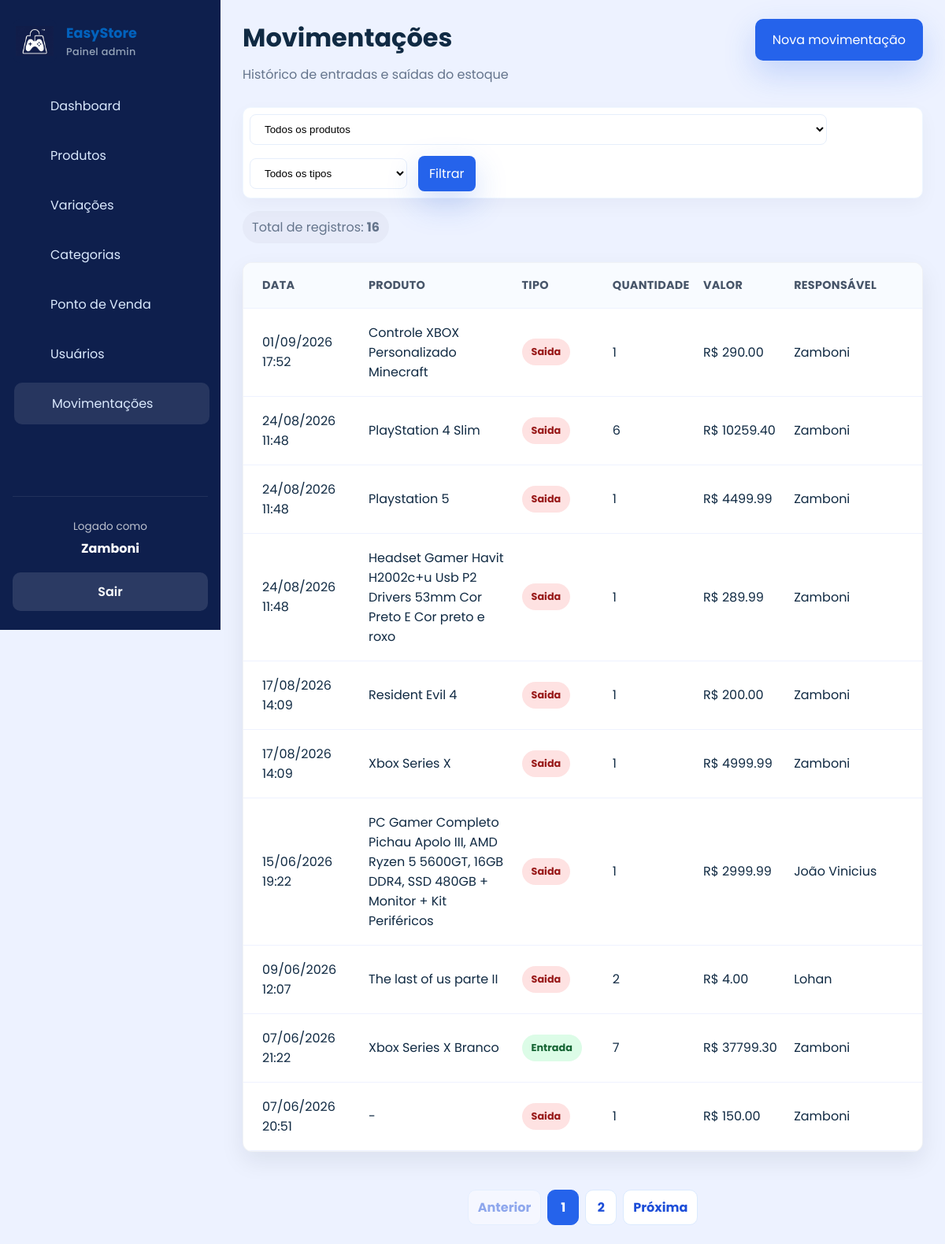
The app's page /movimentacoes/ (signed in) with its own data.
### app/models/usuario.py (models this page shows)
class Usuario(Base):
    __tablename__ = "usuarios"
    id = Column(Integer, primary_key=True, autoincrement=True)
    nome = Column(String(167), nullable=False)
    email = Column(String(167), unique=True, index=True, nullable=False)
    senha_hash = Column(String(255), nullable=False)
    role = Column(String(20), nullable=False, default="operador")
    ativo = Column(Boolean, default=True)
    criado_em = Column(DateTime, server_default=func.now())
    xp_total = Column(Integer, nullable=False, default=0)
    nivel = Column(Integer, nullable=False, default=1)
    moedas_resgate = Column(Integer, nullable=False, default=0)
    cliente_perfil = relationship(
        "Cliente",
        back_populates="usuario",
        uselist=False,
    )

### app/models/movimentacao.py (models this page shows, shortened)
class Movimentacao(Base):
    __tablename__ = "movimentacoes"
    id = Column(Integer, primary_key=True, autoincrement=True, index=True)
    tipo = Column(Enum(Tipo_de_movimentacao), nullable=False)
    quantidade = Column(Integer, nullable=False)
    preco_unitario = Column(Float, nullable=False, default=0.0)
    observacao = Column(String(255), nullable=True)
    criando_em = Column(DateTime, server_default=func.now())
    produto_id = Column(Integer, ForeignKey("produtos.id", ondelete="CASCADE"), nullable=False)
    usuario_id = Column(Integer, ForeignKey("usuarios.id", ondelete="SET NULL"), nullable=False)
    produto = relationship(
        "Produto",
        backref=backref("movimentacoes", cascade="all, delete-orphan", passive_deletes=True),
    )
    usuario = relationship("Usuario", backref="movimentacoes")

### app/models/produto.py (models this page shows, shortened)
class Produto(Base):
    __tablename__ = "produtos"
    id = Column(Integer, primary_key=True, autoincrement=True, index=True)
    nome = Column(String(167), nullable=False, index=True)
    preco = Column(Float, nullable=False, default=0.0)
    plataforma = Column(String(100), nullable=False)
    descricao = Column(String(255), nullable=True)
    estoque_atual = Column(Integer, nullable=False, default=0)
    estoque_minimo = Column(Integer, nullable=False, default=5)
    ativo = Column(Boolean, default=True)
    imagem_path = Column(String(255), nullable=True)
    categoria_id = Column(Integer, ForeignKey("categorias.id", ondelete="SET NULL"), nullable=True)
    categoria = relationship("Categoria", back_populates="produtos")
    variacoes = relationship("ProdutoVariacao", back_populates="produto", cascade="all, delete-orphan")

### app/controllers/movimentacao_controller.py (the view)
@router.get("/")
def listar_movimentacoes(
    request: Request,
    produto_id: int = 0,
    tipo: str = "",
    pagina: int = 1,
    por_pagina: int = 10,
    db: Session = Depends(get_db),
    usuario=Depends(get_admin),
):
    query = db.query(Movimentacao).order_by(Movimentacao.criando_em.desc())
    if produto_id:
        query = query.filter(Movimentacao.produto_id == produto_id)
    if tipo in {item.value for item in Tipo_de_movimentacao}:
        query = query.filter(Movimentacao.tipo == Tipo_de_movimentacao(tipo))
    total_movimentacoes = query.count()
    por_pagina = min(max(por_pagina, 1), 10)
    total_paginas = math.ceil(total_movimentacoes / por_pagina) if total_movimentacoes else 1
    pagina = min(max(pagina, 1), total_paginas)
    movimentacoes = query.offset((pagina - 1) * por_pagina).limit(por_pagina).all()
    produtos = db.query(Produto).filter(Produto.ativo == True).order_by(Produto.nome).all()
    return templates.TemplateResponse(
        request,
        "admin/movimentacoes.html",
        {
            "request": request,
            "usuario": usuario,
            "movimentacoes": movimentacoes,
            "produtos": produtos,
            "produto_id": produto_id,
            "tipo": tipo,
            "pagina": pagina,
            "por_pagina": por_pagina,
            "total_paginas": total_paginas,
            "total_movimentacoes": total_movimentacoes,
            "page_title": "Movimentações",
            "page_subtitle": "Histórico de entradas e saídas do estoque",
            "css_path": "css/movimentacoes.css",
            "active": "movimentacoes",
            "extra_button": {"href": "/movimentacoes/nova", "label": "Nova movimentação"},
        },
    )

### app/templates/admin/movimentacoes.html (shortened to what this page needs)
{% extends "admin/base.html" %}
{% block content %}
<div class="page-actions">
  <form class="search-bar" action="/movimentacoes" method="get">
    <select name="produto_id">
      <option value="0">Todos os produtos</option>
    </select>
    <select name="tipo">
      <option value="">Todos os tipos</option>
    </select>
    <button type="submit" class="btn btn-primary">Filtrar</button>
  </form>
  <span class="detail-pill">Total de registros: <strong>{{ total_movimentacoes }}</strong></span>
</div>
<div class="table-card movements-table">
  <div class="table-row header">
    <div>Data</div>
    <div>Produto</div>
    <div>Tipo</div>
    <div>Quantidade</div>
    <div>Valor</div>
    <div>Responsável</div>
  </div>
  {% for movimento in movimentacoes %}
  <div class="table-row">
    <div>{{ movimento.criando_em.strftime('%d/%m/%Y %H:%M') if movimento.criando_em else '-' }}</div>
    <div>
      <a href="/movimentacoes/produto/{{ movimento.produto_id }}">{{ movimento.produto.nome if movimento.produto else '-' }}</a>
    </div>
    <div><span class="status-badge {{ movimento.tipo.value }}">{{ movimento.tipo.value|capitalize }}</span></div>
    <div>{{ movimento.quantidade }}</div>
    <div>R$ {{ "%.2f"|format(movimento.valor_total) }}</div>
    <div>{{ movimento.usuario.nome if movimento.usuario else '-' }}</div>
  </div>
  {% else %}
  <div class="empty-state">Nenhuma movimentação encontrada.</div>
  {% endfor %}
</div>
<nav class="pagination" aria-label="Paginação de movimentações">
  <a class="pagination-link {% if pagina == 1 %}disabled{% endif %}" href="/movimentacoes?produto_id={{ produto_id }}&tipo={{ tipo }}&por_pagina={{ por_pagina }}&pagina={{ pagina - 1 }}">Anterior</a>
  {% for numero in range(1, total_paginas + 1) %}
  <a class="pagination-link {% if numero == pagina %}active{% endif %}" href="/movimentacoes?produto_id={{ produto_id }}&tipo={{ tipo }}&por_pagina={{ por_pagina }}&pagina={{ numero }}">{{ numero }}</a>
  {% endfor %}
  <a class="pagination-link {% if pagina == total_paginas %}disabled{% endif %}" href="/movimentacoes?produto_id={{ produto_id }}&tipo={{ tipo }}&por_pagina={{ por_pagina }}&pagina={{ pagina + 1 }}">Próxima</a>
</nav>
{% endblock %}

### app/templates/admin/base.html (shortened to what this page needs)
<!DOCTYPE html>
<html lang="pt-br">
<head>
  <link rel="stylesheet" href="{{ request.url_for('static', path='css/admin.css') }}?v=5">
  {% if css_path and css_path != 'css/admin.css' %}
  <link rel="stylesheet" href="{{ request.url_for('static', path=css_path) }}?v=7">
  {% endif %}
</head>
<body>
  <div class="admin-layout">
    <aside class="sidebar">
      <div class="brand-block">
        <img src="{{ request.url_for('static', path='img/logo2.jpg') }}" alt="EasyStore" class="brand-logo">
        <div>
          <strong>EasyStore</strong>
          <span>Painel admin</span>
        </div>
      </div>
      {% if usuario %}
        {% if usuario is mapping %}
          {% set role = usuario.get('role') %}
          {% set logged_name = usuario.get('nome', usuario.get('sub', 'Usuário')) %}
        {% else %}
          {% set role = usuario.role %}
          {% set logged_name = usuario.nome if usuario.nome else 'Usuário' %}
        {% endif %}
      {% else %}
        {% set role = None %}
        {% set logged_name = 'Usuário' %}
      {% endif %}
      <nav class="sidebar-nav">
        {% if role == 'admin' %}
        <a href="/admin" class="{% if active == 'home' %}active{% endif %}">Dashboard</a>
        <a href="/produtos" class="{% if active == 'produtos' %}active{% endif %}">Produtos</a>
        <a href="/produtos/variacoes" class="{% if active == 'variacoes' %}active{% endif %}">Variações</a>
        <a href="/categorias" class="{% if active == 'categorias' %}active{% endif %}">Categorias</a>
        <a href="/admin/pos" class="{% if active == 'pos' %}active{% endif %}">Ponto de Venda</a>
        <a href="/usuarios" class="{% if active == 'usuarios' %}active{% endif %}">Usuários</a>
        <a href="/movimentacoes" class="{% if active == 'movimentacoes' %}active{% endif %}">Movimentações</a>
        {% elif role == 'operador' %}
        <a href="/pdv" class="{% if active == 'pos' %}active{% endif %}"><span></span>Ponto de Venda</a>
        {% endif %}
      </nav>
      <div class="sidebar-footer">
        <div class="profile-card">
          <span>Logado como</span>
          <strong>{{ logged_name }}</strong>
        </div>
        <a href="/auth/logout" class="logout-btn">Sair</a>
      </div>
    </aside>
    <main class="admin-content">
      <header class="topbar">
        <div>
          <h1>{{ page_title }}</h1>
          {% if page_subtitle %}
          <p class="subtitle">{{ page_subtitle }}</p>
          {% endif %}
        </div>
        {% if extra_button %}
        <a href="{{ extra_button.href }}" class="btn btn-primary">{{ extra_button.label }}</a>
        {% endif %}
      </header>
      <section class="page-body">
        {% block content %}{% endblock %}
      </section>
    </main>
  </div>
</body>
</html>

### app/static/css/movimentacoes.css (style rules this page uses)
.movements-table .table-row { grid-template-columns: 1.2fr 1.8fr 1fr 1fr 1fr 1.4fr; }

### records on screen
Usuario: nome "Zamboni"
Movimentacao: criando_em "01/09/2026 17:52", produto "Controle XBOX Personalizado Minecraft", tipo.value "Saida", quantidade "1", valor_total "290.00", usuario "Zamboni"
Movimentacao: criando_em "24/08/2026 11:48", produto "PlayStation 4 Slim", tipo.value "Saida", quantidade "6", valor_total "10259.40", usuario "Zamboni"
Movimentacao: criando_em "24/08/2026 11:48", produto "Playstation 5", tipo.value "Saida", quantidade "1", valor_total "4499.99", usuario "Zamboni"
Movimentacao: criando_em "24/08/2026 11:48", produto "Headset Gamer Havit H2002c+u Usb P2 Drivers 53mm Cor Preto E Cor preto e roxo", tipo.value "Saida", quantidade "1", valor_total "289.99", usuario "Zamboni"
Movimentacao: criando_em "17/08/2026 14:09", produto "Resident Evil 4", tipo.value "Saida", quantidade "1", valor_total "200.00", usuario "Zamboni"
Movimentacao: criando_em "17/08/2026 14:09", produto "Xbox Series X", tipo.value "Saida", quantidade "1", valor_total "4999.99", usuario "Zamboni"
Movimentacao: criando_em "15/06/2026 19:22", produto "PC Gamer Completo Pichau Apolo III, AMD Ryzen 5 5600GT, 16GB DDR4, SSD 480GB + Monitor + Kit Periféricos", tipo.value "Saida", quantidade "1", valor_total "2999.99", usuario "João Vinicius"
Movimentacao: criando_em "09/06/2026 12:07", produto "The last of us parte II", tipo.value "Saida", quantidade "2", valor_total "4.00", usuario "Lohan"
Movimentacao: criando_em "07/06/2026 21:22", produto "Xbox Series X Branco", tipo.value "Entrada", quantidade "7", valor_total "37799.30", usuario "Zamboni"
Movimentacao: criando_em "07/06/2026 20:51", produto "-", tipo.value "Saida", quantidade "1", valor_total "150.00", usuario "Zamboni"

### other values on screen
{{ page_title }} "Movimentações"
{{ page_subtitle }} "Histórico de entradas e saídas do estoque"
{{ extra_button.label }} "Nova movimentação"
{{ total_movimentacoes }} "16"
{{ numero }} "1" "2"
